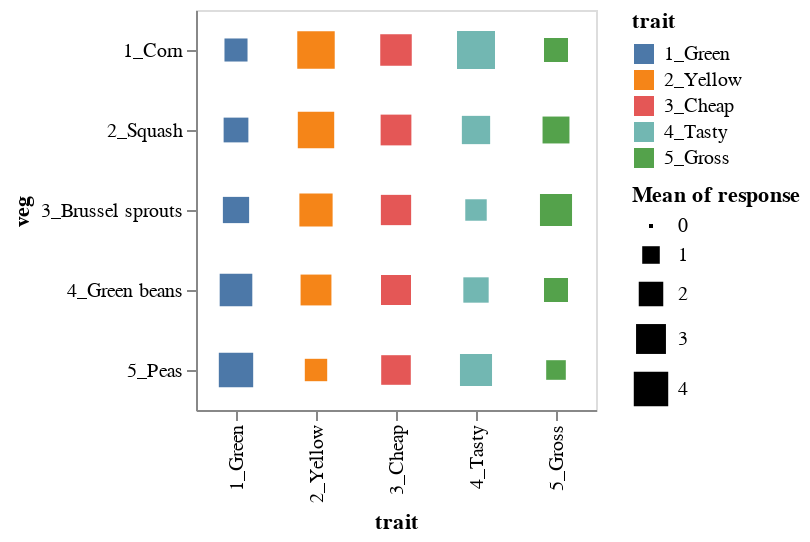

Notebook source saved alongside this figure:
### Markdown cell above
### Changing plot size

Also showing you can use a square instead of a circle for a similar effect

### Code cell
alt.Chart(df).mark_square().encode(
    x = 'trait:N',
    y = 'veg:N',
    color = 'trait:N',
    size = 'mean(response):Q'
).properties(
    width = 200,
    height = 200
)

### Figure 1 — Vega-Lite specification as saved in the notebook (floating-point values rounded to 4 significant figures; data arrays with more than 128 entries replaced by an {"elided": "..."} marker saying what was removed)
{"config": {"view": {"continuousWidth": 300, "continuousHeight": 300}}, "data": {"name": "data-07f93f6fab5f4d4715a804d075ffd351"}, "mark": {"type": "square"}, "encoding": {"color": {"field": "trait", "type": "nominal"}, "size": {"aggregate": "mean", "field": "response", "type": "quantitative"}, "x": {"field": "trait", "type": "nominal"}, "y": {"field": "veg", "type": "nominal"}}, "height": 200, "width": 200, "$schema": "https://vega.github.io/schema/vega-lite/v5.8.0.json", "datasets": {"data-07f93f6fab5f4d4715a804d075ffd351": {"elided": "1250 records"}}}
